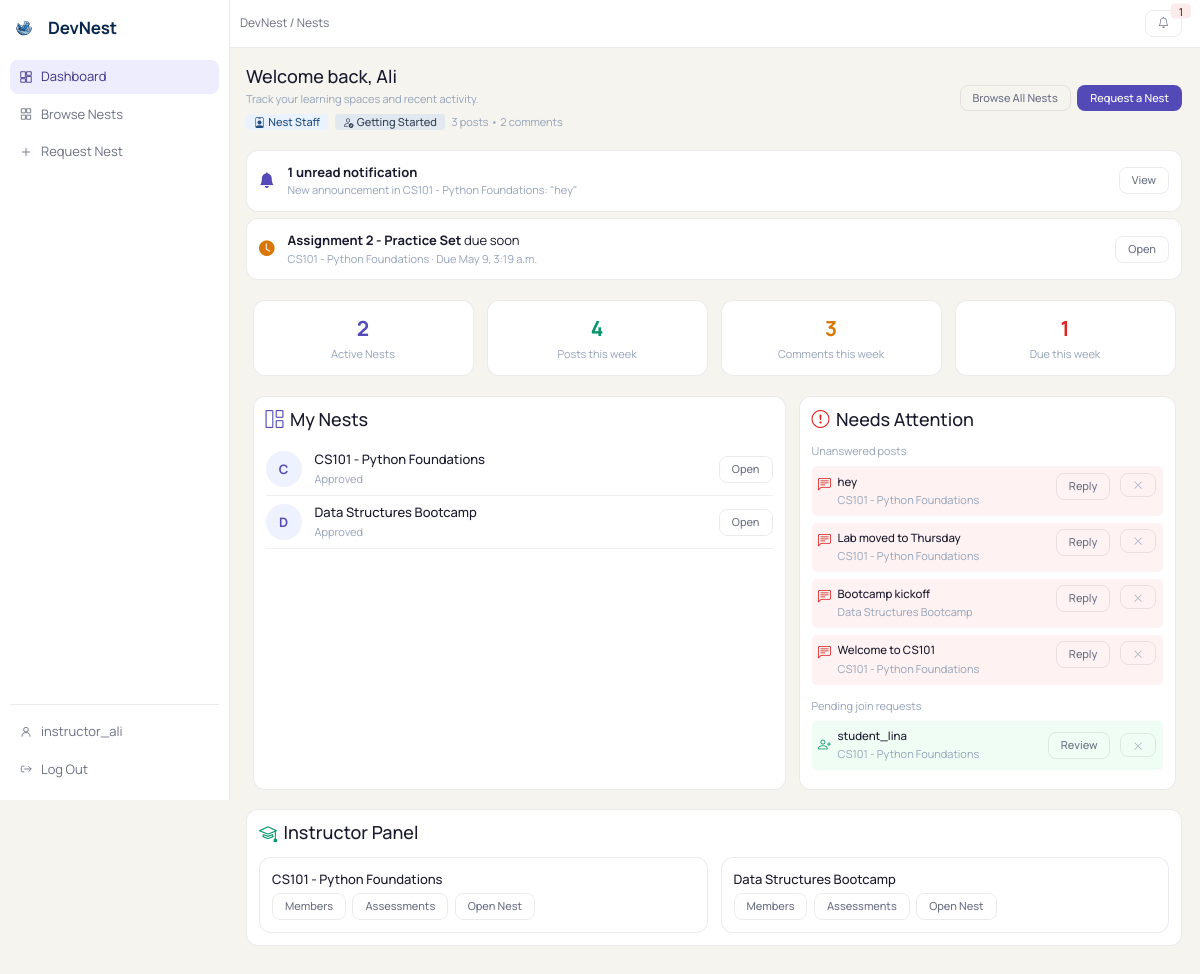
Before: /nests/ (signed in) with the older database file.
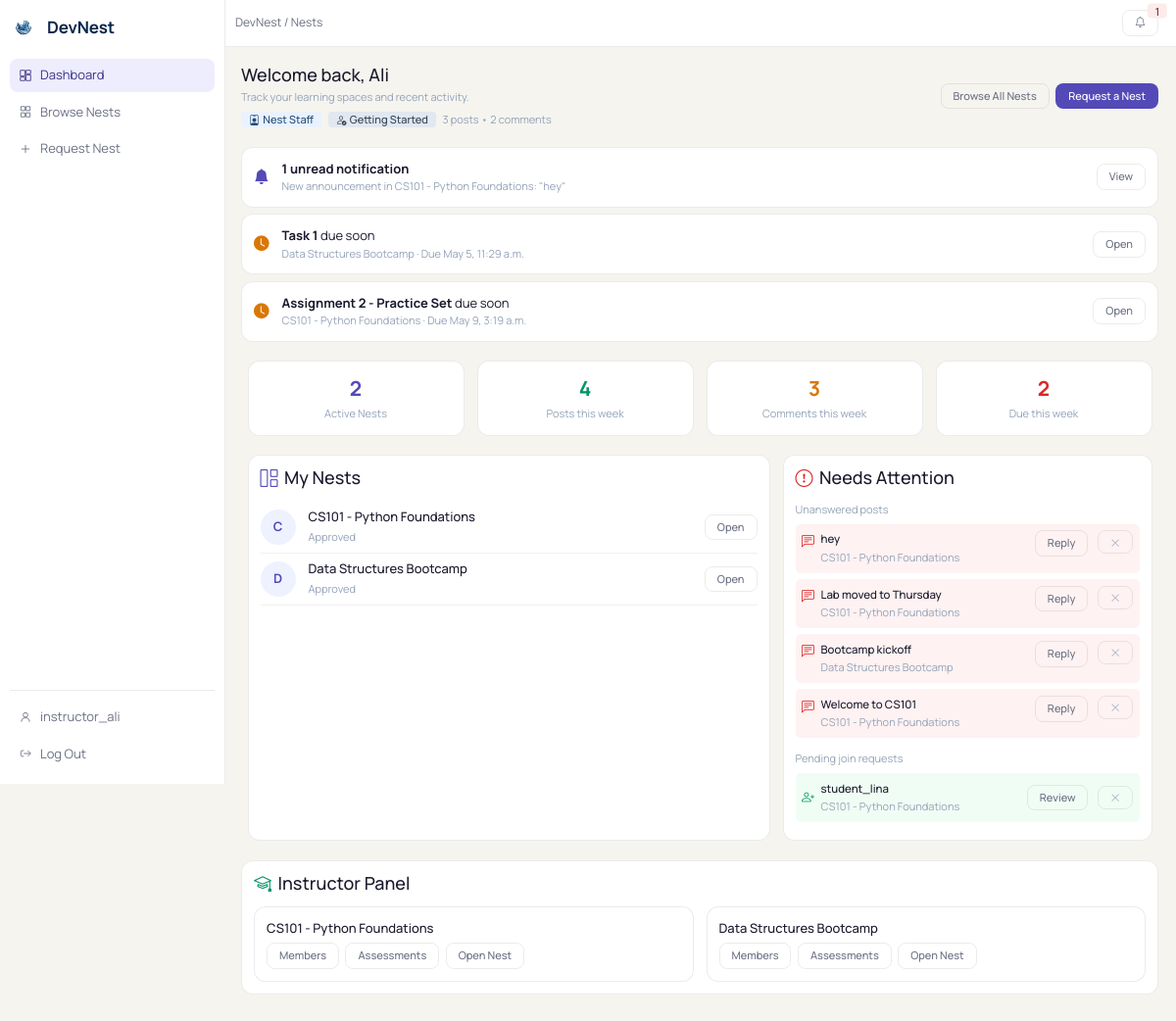
After: the same page with the newer database file.
### main/models.py (models this page shows, shortened)
class Notification(models.Model):
    user = models.ForeignKey(
        settings.AUTH_USER_MODEL,
        on_delete=models.CASCADE,
        related_name='notifications',
    )
    message = models.CharField(max_length=255)
    link = models.CharField(max_length=300, blank=True)
    is_read = models.BooleanField(default=False)
    created_at = models.DateTimeField(auto_now_add=True)
    class Meta:
        ordering = ['-created_at']

### assessments/models.py (models this page shows, shortened)
class Assessment(models.Model):
    TYPE_CHOICES = [
        ('quiz', 'Quiz'),
        ('assignment', 'Assignment'),
    ]
    title = models.CharField(max_length=200)
    description = models.TextField(blank=True)
    assessment_type = models.CharField(max_length=20, choices=TYPE_CHOICES)
    points = models.PositiveIntegerField(default=0)
    due_date = models.DateTimeField(null=True, blank=True)
    duration = models.PositiveIntegerField(default=0, help_text="Duration in minutes (0 = no time limit)")
    created_by = models.ForeignKey(User,on_delete=models.CASCADE,related_name='created_assessments')
    created_at = models.DateTimeField(auto_now_add=True)
    nest = models.ForeignKey(Nest, on_delete=models.CASCADE, related_name='assessments', null=True, blank=True)

### nests/models.py (models this page shows, shortened)
class Nest(models.Model):
    class Status(models.TextChoices):
        PENDING  = 'pending',  'Pending'
        APPROVED = 'approved', 'Approved'
        REJECTED = 'rejected', 'Rejected'
    name        = models.CharField(max_length=255)
    description = models.TextField()
    creator     = models.ForeignKey(settings.AUTH_USER_MODEL, on_delete=models.CASCADE)
    members     = models.ManyToManyField(
        settings.AUTH_USER_MODEL,
        through='NestMembership',
        related_name='nests',
    )
    status      = models.CharField(
        max_length=20,
        choices=Status.choices,
        default=Status.PENDING,
    )
    created_at  = models.DateTimeField(auto_now_add=True)

class NestMembership(models.Model):
    class Role(models.TextChoices):
        INSTRUCTOR = 'instructor', 'Instructor'
        ASSISTANT  = 'assistant',  'Assistant'
        MEMBER     = 'member',     'Member'
    class Status(models.TextChoices):
        PENDING  = 'pending',  'Pending'
        ACTIVE   = 'active',   'Active'
        REJECTED = 'rejected', 'Rejected'
    nest      = models.ForeignKey(Nest, on_delete=models.CASCADE, related_name='memberships')
    user      = models.ForeignKey(settings.AUTH_USER_MODEL, on_delete=models.CASCADE, related_name='nest_memberships')
    role      = models.CharField(max_length=20, choices=Role.choices, default=Role.MEMBER)
    status    = models.CharField(max_length=20, choices=Status.choices, default=Status.PENDING)
    joined_at = models.DateTimeField(auto_now_add=True)
    class Meta:
        constraints = [
            models.UniqueConstraint(fields=['nest', 'user'], name='unique_nest_membership')
        ]
        ordering = ['nest', 'joined_at']

### posts/models.py (models this page shows, shortened)
class Post(models.Model):
    user = models.ForeignKey(User, on_delete=models.CASCADE)
    nest = models.ForeignKey(Nest, on_delete=models.CASCADE, related_name='posts', null=True, blank=True)
    title = models.CharField(max_length=200)
    content = models.TextField()
    image = models.ImageField(upload_to='images/posts/', null=True, blank=True)
    is_pinned = models.BooleanField(default=False)
    post_type = models.ForeignKey(PostType, on_delete=models.CASCADE, default=None, null=True, blank=True)
    tags = models.ManyToManyField(PostTag, blank=True, related_name='posts')
    created_at = models.DateTimeField(auto_now_add=True)
    class Meta:
        ordering = ['-created_at']

### nests/views.py (the view)
# urls.py: path('',                      views.nest_dashboard,         name='nest_dashboard'),
def nest_dashboard(request):
    if not request.user.is_authenticated:
        return _require_auth(request, 'You must be signed in to view your dashboard.')
    my_nests = Nest.objects.filter(
        status=Nest.Status.APPROVED,
        memberships__user=request.user,
        memberships__status=NestMembership.Status.ACTIVE,
    ).distinct()
    pending_nests = Nest.objects.filter(
        creator=request.user,
        status=Nest.Status.PENDING,
    )
    now = timezone.now()
    week_ago = now - datetime.timedelta(days=7)
    my_nest_ids = list(my_nests.values_list('pk', flat=True))
    if my_nest_ids:
        posts_this_week = Post.objects.filter(
            nest_id__in=my_nest_ids, created_at__gte=week_ago
        ).count()
        comments_this_week = Comment.objects.filter(
            post__nest_id__in=my_nest_ids, created_at__gte=week_ago
        ).count()
        unanswered_posts = Post.objects.filter(
            nest_id__in=my_nest_ids
        ).annotate(num_comments=Count('comments')).filter(num_comments=0).order_by('-created_at')[:5]
        upcoming_assessments = Assessment.objects.filter(
            nest_id__in=my_nest_ids,
            due_date__isnull=False,
            due_date__gte=now,
            due_date__lte=now + datetime.timedelta(days=7),
        ).exclude(
            submissions__student=request.user
        ).distinct().order_by('due_date')[:5]
    else:
        posts_this_week = 0
        comments_this_week = 0
        unanswered_posts = Post.objects.none()
        upcoming_assessments = Assessment.objects.none()
    managed_nest_ids = list(
        NestMembership.objects.filter(
            user=request.user,
            status=NestMembership.Status.ACTIVE,
            role__in=[NestMembership.Role.INSTRUCTOR, NestMembership.Role.ASSISTANT],
        ).values_list('nest_id', flat=True)
    )
    pending_memberships = NestMembership.objects.filter(
        nest_id__in=managed_nest_ids,
        status=NestMembership.Status.PENDING,
    ).select_related('user', 'nest')[:10]
    pending_nest_requests = Nest.objects.filter(status=Nest.Status.PENDING) if (
        request.user.is_staff or request.user.is_superuser
    ) else Nest.objects.none()
    is_site_staff = request.user.is_staff or request.user.is_superuser
    is_nest_staff = len(managed_nest_ids) > 0
    managed_nests = my_nests.filter(pk__in=managed_nest_ids)
    my_post_count = Post.objects.filter(user=request.user).count()
    my_comment_count = Comment.objects.filter(user=request.user).count()
    activity_status, activity_tone, activity_icon = _activity_status_for_counts(my_post_count, my_comment_count)
    if request.user.is_superuser or request.user.is_staff:
        role_label = 'Site Staff'
    elif is_nest_staff:
        role_label = 'Nest Staff'
    else:
        role_label = 'Member'
    return render(request, 'nests/dashboard.html', {
        'nests': my_nests,
        'pending_nests': pending_nests,
        'posts_this_week': posts_this_week,
        'comments_this_week': comments_this_week,
        'unanswered_posts': unanswered_posts,
        'upcoming_assessments': upcoming_assessments,
        'pending_memberships': pending_memberships,
        'pending_nest_requests': pending_nest_requests,
        'is_site_staff': is_site_staff,
        'is_nest_staff': is_nest_staff,
        'managed_nests': managed_nests,
        'my_post_count': my_post_count,
        'my_comment_count': my_comment_count,
        'activity_status': activity_status,
        'activity_tone': activity_tone,
        'activity_icon': activity_icon,
        'role_label': role_label,
    })

### nests/templates/nests/dashboard.html (shortened to what the changed rows need)
{% extends "nests/base.html" %}
{% block content %}
<div class="d-flex flex-wrap justify-content-between align-items-center gap-2 mb-4">
    <div>
        <h2 class="mb-1">Welcome back, {{ request.user.first_name|default:request.user.username }}</h2>
    </div>
</div>
{% if unread_notifications_count or upcoming_assessments or pending_nests %}
<div class="mb-4">
    {% if unread_notifications_count %}
    <div class="nest-surface d-flex align-items-center gap-3 mb-2" style="border-left:4px solid #534AB7;">
        <div class="flex-grow-1">
            <strong>{{ unread_notifications_count }} unread notification{{ unread_notifications_count|pluralize }}</strong>
            <div class="text-muted" style="font-size:0.82rem;">
                {% for notif in unread_notifications|slice:":2" %}{{ notif.message }}{% if not forloop.last %} · {% endif %}{% endfor %}
            </div>
        </div>
    </div>
    {% endif %}
    {% for assessment in upcoming_assessments %}
    <div class="nest-surface d-flex align-items-center gap-3 mb-2" style="border-left:4px solid #D97706;">
        <i class="bi bi-clock-fill" style="color:#D97706;font-size:1.2rem;"></i>
        <div class="flex-grow-1">
            <strong>{{ assessment.title }}</strong> due soon
            <div class="text-muted" style="font-size:0.82rem;">{{ assessment.nest.name }} · Due {{ assessment.due_date|date:"M j, g:i a" }}</div>
        </div>
        <a href="{% url 'assessments:assessment_detail_view' nest_id=assessment.nest_id pk=assessment.pk %}" class="nest-btn-soft btn-sm">Open</a>
    </div>
    {% endfor %}
</div>
{% endif %}
<div class="row g-3 mb-4">
    <div class="col-6 col-md-3">
        <div class="nest-surface text-center">
            <div style="font-size:1.6rem;font-weight:700;color:#DC2626;">{{ upcoming_assessments|length }}</div>
            <small class="text-muted">Due this week</small>
        </div>
    </div>
</div>
<div class="row g-3 mb-4">
    <div class="col-12 col-xl-7">
        <div class="nest-surface h-100">
            {% if nests %}
                {% for nest in nests %}
                <div class="d-flex align-items-center gap-3 py-2 border-bottom" style="border-color:rgba(0,0,0,0.06)!important;">
                    <div class="d-flex align-items-center justify-content-center rounded-circle"
                         style="width:36px;height:36px;background:#EEF2FF;color:#534AB7;font-weight:700;flex-shrink:0;">
                        {{ nest.name|first|upper }}
                    </div>
                    <div class="flex-grow-1">
                        <div style="font-weight:500;">{{ nest.name }}</div>
                        <small class="text-muted">{{ nest.get_status_display }}</small>
                    </div>
                    <a href="{% url 'nests:nest_detail' nest_id=nest.pk %}" class="nest-btn-soft btn-sm">Open</a>
                </div>
                {% endfor %}
            {% else %}
                <div class="add-unit p-4 text-center">
                    <i class="bi bi-journal-x" style="font-size:2rem;color:#9ca3af;"></i>
                    <div class="mt-2">No active nests yet</div>
                    <small>Join or request a nest to get started.</small>
                </div>
            {% endif %}
        </div>
    </div>
    <div class="col-12 col-xl-5">
        <div class="nest-surface h-100">
            {% if unanswered_posts %}
                {% for post in unanswered_posts %}
                <div class="d-flex align-items-start gap-2 mb-2 p-2 rounded attention-item" data-key="post-{{ post.pk }}" style="background:#FEF2F2;">
                    <i class="bi bi-chat-left-text" style="color:#DC2626;margin-top:2px;"></i>
                    <div class="flex-grow-1" style="min-width:0;">
                        <div style="font-size:0.88rem;font-weight:500;white-space:nowrap;overflow:hidden;text-overflow:ellipsis;">{{ post.title }}</div>
                        <small class="text-muted">{{ post.nest.name }}</small>
                    </div>
                    <a href="{% url 'nests:nest_post_detail' nest_id=post.nest_id post_id=post.pk %}" class="nest-btn-soft btn-sm" style="white-space:nowrap;">Reply</a>
                    <button type="button" class="btn btn-sm btn-link p-0 ms-1 text-muted dismiss-btn" title="Dismiss" onclick="dismissItem(this)" style="line-height:1;"><i class="bi bi-x-lg" style="font-size:0.75rem;"></i></button>
                </div>
                {% endfor %}
            {% else %}
                <div class="add-unit p-3 text-center mb-2">
                    <small>No unanswered posts — all clear!</small>
                </div>
            {% endif %}
            {% if is_nest_staff and pending_memberships %}
                {% for mem in pending_memberships %}
                <div class="d-flex align-items-center gap-2 mb-2 p-2 rounded attention-item" data-key="mem-{{ mem.pk }}" style="background:#F0FDF4;">
                    <i class="bi bi-person-plus" style="color:#059669;"></i>
                    <div class="flex-grow-1">
                        <div style="font-size:0.88rem;font-weight:500;">{{ mem.user.username }}</div>
                        <small class="text-muted">{{ mem.nest.name }}</small>
                    </div>
                    <a href="{% url 'nests:manage_nest' nest_id=mem.nest.pk %}" class="nest-btn-soft btn-sm">Review</a>
                    <button type="button" class="btn btn-sm btn-link p-0 ms-1 text-muted dismiss-btn" title="Dismiss" onclick="dismissItem(this)" style="line-height:1;"><i class="bi bi-x-lg" style="font-size:0.75rem;"></i></button>
                </div>
                {% endfor %}
            {% endif %}
        </div>
    </div>
</div>
{% if is_site_staff %}
<div class="nest-surface mb-4">
    <h5 class="mb-3"><i class="bi bi-shield-check me-2" style="color:#7C3AED;"></i>Site Staff Panel</h5>
    <div class="row g-3">
        <div class="col-12 col-md-4">
            <a href="{% url 'nests:staff_nest_review' %}" class="nest-surface d-flex align-items-center gap-3 text-decoration-none" style="background:#F5F3FF;">
                <i class="bi bi-check2-circle" style="font-size:1.4rem;color:#7C3AED;"></i>
                <div>
                    <div style="font-weight:500;">Review Nest Requests</div>
                    <small class="text-muted">{{ pending_nest_requests|length }} pending</small>
                </div>
            </a>
        </div>
        <div class="col-12 col-md-4">
            <a href="{% url 'main:staff_messages' %}" class="nest-surface d-flex align-items-center gap-3 text-decoration-none" style="background:#F5F3FF;">
                <i class="bi bi-envelope" style="font-size:1.4rem;color:#7C3AED;"></i>
                <div>
                    <div style="font-weight:500;">Contact Messages</div>
                    <small class="text-muted">Review incoming messages</small>
                </div>
            </a>
        </div>
        <div class="col-12 col-md-4">
            <a href="{% url 'main:staff_reports' %}" class="nest-surface d-flex align-items-center gap-3 text-decoration-none" style="background:#F5F3FF;">
                <i class="bi bi-flag" style="font-size:1.4rem;color:#7C3AED;"></i>
                <div>
                    <div style="font-weight:500;">Reports</div>
                    <small class="text-muted">Review flagged content</small>
                </div>
            </a>
        </div>
    </div>
</div>
{% elif is_nest_staff %}
<div class="nest-surface mb-4">
    <div class="row g-3">
        {% for nest in managed_nests %}
        <div class="col-12 col-md-6">
            <div class="nest-surface" style="background:#F0FDF4;">
                <div style="font-weight:500;margin-bottom:4px;">{{ nest.name }}</div>
                <div class="d-flex gap-2 flex-wrap">
                    <a href="{% url 'nests:manage_nest' nest_id=nest.pk %}" class="nest-btn-soft btn-sm">Members</a>
                    <a href="{% url 'assessments:assessment_page_view' nest_id=nest.pk %}" class="nest-btn-soft btn-sm">Assessments</a>
                    <a href="{% url 'nests:nest_detail' nest_id=nest.pk %}" class="nest-btn-soft btn-sm">Open Nest</a>
                </div>
            </div>
        </div>
        {% endfor %}
    </div>
</div>
{% endif %}
{% endblock %}

Changed rows visible on the page:
added Assessment: title "Task 1", nest.name "Data Structures Bootcamp", due_date "May 5, 11:29 a.m."
Other visible differences:
{{ upcoming_assessments|length }}: "1" → "2"
